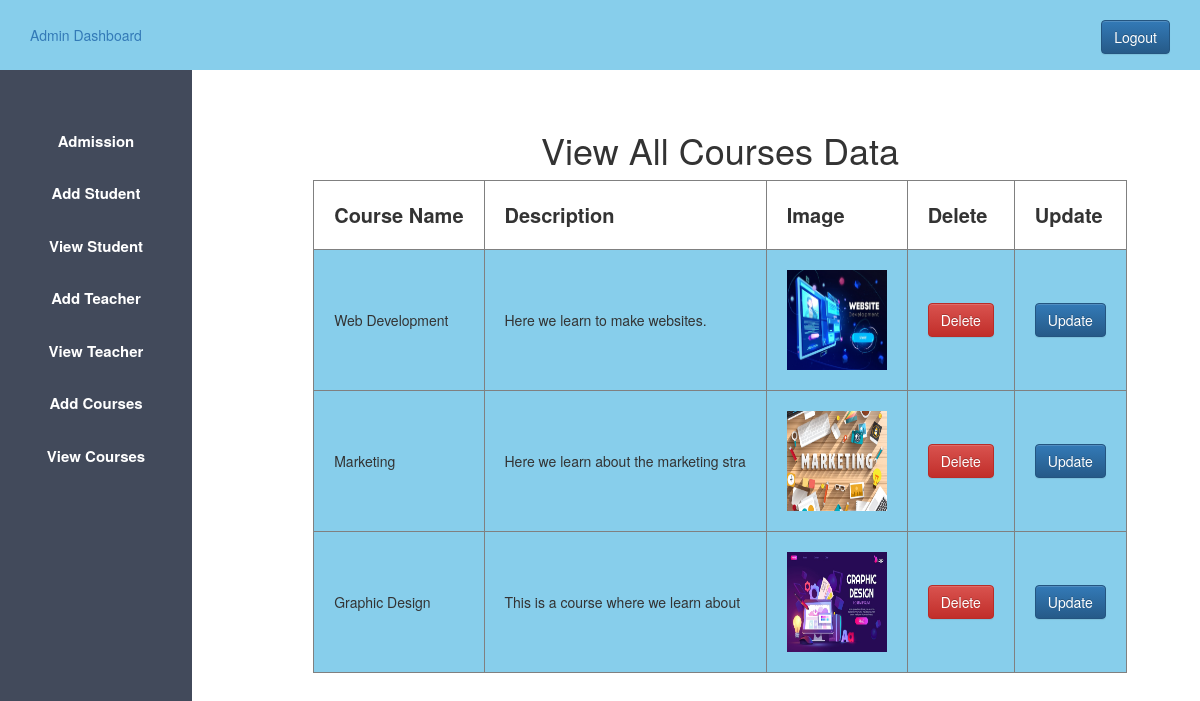
The page /admin_view_course.php (signed in) on the database its author committed.
### tables this page shows
CREATE TABLE `courses` (
  `id` int(20) NOT NULL,
  `name` varchar(38) DEFAULT NULL,
  `description` varchar(38) DEFAULT NULL,
  `image` varchar(38) DEFAULT NULL
);

### admin_view_course.php (the view, shortened to what this page needs)
<?php
$host = "localhost";
$user = "root";
$password = "";
$db = "collegeproject";
$data = mysqli_connect($host, $user, $password, $db);
$sql = "SELECT * FROM courses";
$result = mysqli_query($data, $sql);
?>
<!DOCTYPE html>
<html lang="en">
<head>
    <?php
    include 'admin_css.php';
    ?>
</head>
<body>
<?php
include 'admin_sidebar.php';
?>
<div class="content">
    <center>
        <h1>View All Courses Data</h1>
        <table border="1px">
            <tr>
                <th class="table_th">Course Name</th>
                <th class="table_th">Description</th>
                <th class="table_th">Image</th>
                <th class="table_th">Delete</th>
                <th class="table_th">Update</th>
            </tr>
            <?php while ($info = $result->fetch_assoc()) { ?>
                <tr>
                    <td class="table_td"><?php echo $info['name']; ?></td>
                    <td class="table_td"><?php echo $info['description']; ?></td>
                    <td class="table_td"><img height="100px" width="100px" src="<?php echo $info['image']; ?>"></td>
                    <td class="table_td">
                        <a onClick="return confirm('Are You Sure To Delete confirm');" class='btn btn-danger'
                           href='admin_view_courses.php?course_id=<?php echo $info['id']; ?>'>Delete</a>
                    </td>
                    <td class="table_td">
                        <a class='btn btn-primary'
                           href='admin_update_course.php?course_id=<?php echo $info['id']; ?>'>Update</a>
                    </td>
                </tr>
            <?php } ?>
        </table>
    </center>
</div>
</body>
</html>

### admin_css.php (shortened to what this page needs)
<link rel="stylesheet" type="text/css" href="admin.css">
<link rel="stylesheet" href="https://cdn.jsdelivr.net/npm/bootstrap@3.3.7/dist/css/bootstrap.min.css">
<link rel="stylesheet" href="https://cdn.jsdelivr.net/npm/bootstrap@3.3.7/dist/css/bootstrap-theme.min.css">

### admin_sidebar.php
<header class="header">
        <a href="">Admin Dashboard</a>
        <div class="logout">
        <a href="logout.php" class="btn btn-primary">Logout</a>
</div>
</header>
<aside>
<ul>
<li>
    <a href="admission.php">Admission</a>
</li>
<li>
    <a href="add_student.php">Add Student</a>
</li>
<li>
    <a href="view_student.php">View Student</a>
</li>
<li>
    <a href="admin_add_teacher.php">Add Teacher</a>
</li>
<li>
    <a href="admin_view_teacher.php">View Teacher</a>
</li>
<li>
    <a href="admin_add_course.php">Add Courses</a>
</li>
<li>
    <a href="admin_view_course.php">View Courses</a>
</li>
</ul>
</aside>

### admin.css (style rules this page uses)
* { margin: 0px; padding: 0px; }
.header { background-color:skyblue; line-height: 70px; padding-left: 30px; }
a,a:hover { text-decoration:none!important; }
.logout { float: right; padding-right: 30px; }
ul { background-color: #424a5b; width: 16%; height: 100%; position:fixed; padding-top:5%; text-align: center; }
ul li { list-style: none; padding-bottom: 30px; font-size:15px; }
ul li a { color: white; font-weight:bold; }
.content { margin-left:20%; margin-top: 5%; }

### admin_view_course.php (style rules this page uses)
.table_th { padding: 20px; font-size: 20px; }
.table_td { padding: 20px; background-color: skyblue; }

### rows shown on the page
courses: name "Web Development", description "Here we learn to make websites.", image (picture)
courses: name "Marketing", description "Here we learn about the marketing stra", image (picture)
courses: name "Graphic Design", description "This is a course where we learn about", image (picture)
